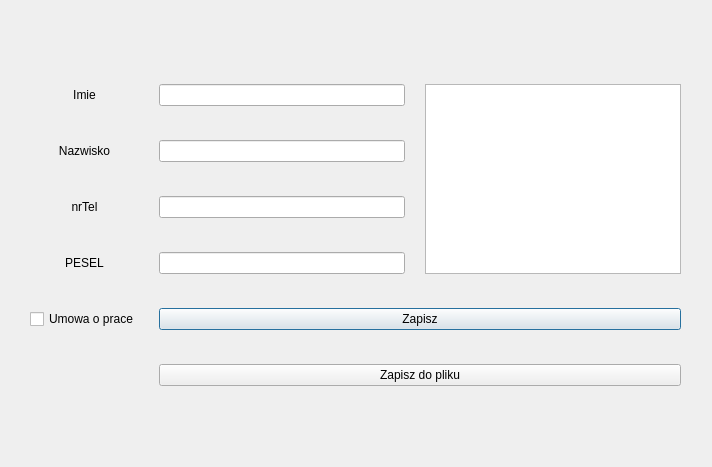
<?xml version="1.0" encoding="UTF-8"?>
<ui version="4.0">
 <class>Dialog</class>
 <widget class="QDialog" name="Dialog">
  <property name="geometry">
   <rect>
    <x>0</x>
    <y>0</y>
    <width>712</width>
    <height>467</height>
   </rect>
  </property>
  <property name="windowTitle">
   <string>Dialog</string>
  </property>
  <widget class="QWidget" name="gridLayoutWidget">
   <property name="geometry">
    <rect>
     <x>30</x>
     <y>50</y>
     <width>651</width>
     <height>371</height>
    </rect>
   </property>
   <layout class="QGridLayout" name="gridLayout">
    <property name="leftMargin">
     <number>0</number>
    </property>
    <property name="rightMargin">
     <number>0</number>
    </property>
    <property name="horizontalSpacing">
     <number>20</number>
    </property>
    <property name="verticalSpacing">
     <number>0</number>
    </property>
    <item row="4" column="0">
     <widget class="QCheckBox" name="checkBoxUmowa">
      <property name="text">
       <string>Umowa o prace</string>
      </property>
     </widget>
    </item>
    <item row="1" column="1">
     <widget class="QLineEdit" name="lineEditNazwisko"/>
    </item>
    <item row="1" column="0">
     <widget class="QLabel" name="label_2">
      <property name="text">
       <string>Nazwisko</string>
      </property>
      <property name="alignment">
       <set>Qt::AlignCenter</set>
      </property>
     </widget>
    </item>
    <item row="2" column="0">
     <widget class="QLabel" name="label_3">
      <property name="text">
       <string>nrTel</string>
      </property>
      <property name="alignment">
       <set>Qt::AlignCenter</set>
      </property>
     </widget>
    </item>
    <item row="0" column="0">
     <widget class="QLabel" name="label">
      <property name="text">
       <string>Imie</string>
      </property>
      <property name="alignment">
       <set>Qt::AlignCenter</set>
      </property>
     </widget>
    </item>
    <item row="2" column="1">
     <widget class="QLineEdit" name="lineEditTel"/>
    </item>
    <item row="3" column="1">
     <widget class="QLineEdit" name="lineEditPESEL">
      <property name="maxLength">
       <number>11</number>
      </property>
     </widget>
    </item>
    <item row="0" column="2" rowspan="4">
     <widget class="QListWidget" name="listWidgetPracownicy"/>
    </item>
    <item row="4" column="1" colspan="2">
     <widget class="QPushButton" name="pushButtonZapisz">
      <property name="text">
       <string>Zapisz</string>
      </property>
     </widget>
    </item>
    <item row="3" column="0">
     <widget class="QLabel" name="label_4">
      <property name="text">
       <string>PESEL</string>
      </property>
      <property name="alignment">
       <set>Qt::AlignCenter</set>
      </property>
     </widget>
    </item>
    <item row="0" column="1">
     <widget class="QLineEdit" name="lineEditImie"/>
    </item>
    <item row="5" column="1" colspan="2">
     <widget class="QPushButton" name="pushButtonPlik">
      <property name="text">
       <string>Zapisz do pliku</string>
      </property>
     </widget>
    </item>
   </layout>
  </widget>
 </widget>
 <resources/>
 <connections/>
</ui>
